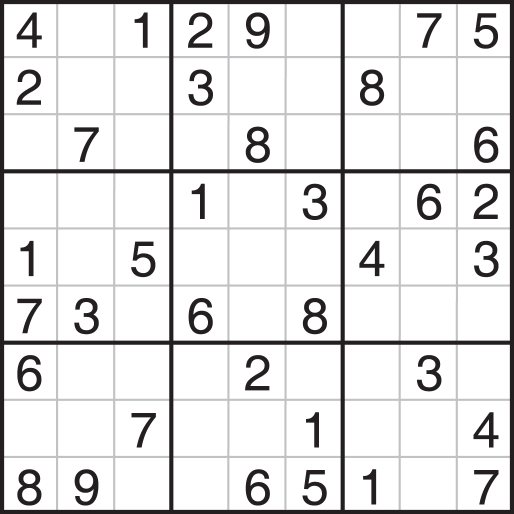
#> input picture sudokuSolver/test/sudoku-1.jpg, 1028 x 1028 px (shown at 1/2 size)
$ python main.py
#> lines starting #> are read from the running program, lines starting #| are printed output that depends on the picture; after the words box and inside, x2 and y2 are one past the last pixel; in counts of white or black regions, pixels touching at a corner belong together
### digitRecognizer/digitRecognizer.py
# -*- coding: utf-8 -*-
"""
Created on Tue May  7 08:23:27 2019

@author: araman
"""

"""
Check this link for a quick introduction on K-NN
https://docs.opencv.org/3.0-beta/doc/py_tutorials/py_ml/py_knn/py_knn_understanding/py_knn_understanding.html#knn-understanding

"""
import numpy as np
import cv2 as opencv

class digitRecognizer:
    def __init__(self, algo: str ="knn"):
        self.algo= algo
        if(self.algo == "knn"):
            self.knn = opencv.ml.KNearest_create()

    def knn_train(self, trainVecs, trainLabels):
        self.knn.train(trainVecs, opencv.ml.ROW_SAMPLE, trainLabels)

    def knn_test(self, testVecs):
        ret, result, neighbours, dist = self.knn.findNearest(testVecs, k=5)
        return(ret, result, neighbours, dist)

    # Container for a K-NN based digit recognizer
    def train(self, trainVecs, trainLabels):
        if(self.algo == "knn"):
            self.knn_train(trainVecs, trainLabels)

    # [4 lines left out: function test, not called in this run]

### digitRecognizer/Chars74KUtils.py
# -*- coding: utf-8 -*-
"""
Created on Sat May 11 23:49:00 2019

@author: araman
"""

# -*- coding: utf-8 -*-
"""
Created on Mon May  6 09:26:37 2019
This file creates a digit recognizer using the dataset provided here
http://www.ee.surrey.ac.uk/CVSSP/demos/chars74k/

@author: araman
"""


import glob
import numpy as np
import cv2

DIGIT_DIM   = 20
KNN_DIM     = 28

def readFileAndPrepareLabels(dirArray, vecs, labels, op: str="Train"):
    numSamples = 0
    for dirElem in dirArray:
        print("Processing directory", dirElem[0])
        filePattern = dirElem[0]+"*.png"
        fileList = glob.glob(filePattern)
        numFiles = len(fileList)

        if(op=="Train"):
            start = 0
            end = int(numFiles*0.5)
        else:
            start = int(numFiles*0.5)
            end = numFiles

        for i in range(start, end) :
            file  = fileList[i]
            digit = cv2.imread(file, cv2.IMREAD_UNCHANGED)
            # Scale the digit to a 20x20 size
            #digit = cv2.resize(digit, (DIGIT_DIM,DIGIT_DIM), 0, 0, cv2.INTER_LANCZOS4 )
            # Convert the image to a binary image
            digit = cv2.adaptiveThreshold(digit, 255, cv2.ADAPTIVE_THRESH_MEAN_C, cv2.THRESH_BINARY_INV, 19, 2);

            # Now create a bounding box around the digit
            result = cv2.boundingRect(digit)

            if(result[2] > 0) and (result[3] > 0):
                """
                # Scale while preserving aspect ratio
                xScale = DIGIT_DIM / result[2]
                yScale = DIGIT_DIM / result[3]
                scaleFactor = min(xScale, yScale)
                xSize = int(round(scaleFactor * result[2])/2)*2
                ySize = int(round(scaleFactor * result[3])/2)*2

                # Scale the digit to a 20x20 size
                digit = cv2.resize(digit[result[1]:result[1]+result[3],result[0]:result[0]+result[2]], (xSize,ySize), 0, 0, cv2.INTER_LANCZOS4)
                # Pad the image with black to make it KNN_DIM x KNN_DIM size
                digit = cv2.copyMakeBorder(digit, int((KNN_DIM-ySize)/2), int((KNN_DIM-ySize)/2),
                                           int((KNN_DIM-xSize)/2), int((KNN_DIM-xSize)/2), cv2.BORDER_CONSTANT, 0)
                """
                digit = cv2.resize(digit[result[1]:result[1]+result[3],result[0]:result[0]+result[2]], (DIGIT_DIM,DIGIT_DIM), 0, 0, cv2.INTER_LANCZOS4)
                # Pad the image with black to make it KNN_DIM x KNN_DIM size
                digit = cv2.copyMakeBorder(digit, int((KNN_DIM-DIGIT_DIM)/2), int((KNN_DIM-DIGIT_DIM)/2),
                                           int((KNN_DIM-DIGIT_DIM)/2), int((KNN_DIM-DIGIT_DIM)/2), cv2.BORDER_CONSTANT, 0)
                vecs = np.append(vecs, digit)
                labels = np.append(labels, dirElem[1])
                numSamples += 1

            """
            cv2.namedWindow('Digit',cv2.WINDOW_NORMAL)
            cv2.imshow('Digit', digit)
            cv2.waitKey(0)
            cv2.destroyAllWindows()
            """

    return(numSamples, vecs, labels)

def prepareChars74KVecsLabels(dirArray):
    trainVecs = np.zeros(KNN_DIM*KNN_DIM, dtype='ubyte')
    trainLabels = np.zeros(1, dtype='ubyte')
    numTrainSamples, trainVecs, trainLabels = readFileAndPrepareLabels(dirArray, trainVecs, trainLabels, "Train")

    # Reshape both the vectors and the labels
    trainVecs = trainVecs[KNN_DIM*KNN_DIM:].reshape(numTrainSamples,KNN_DIM*KNN_DIM)
    trainVecs = np.array(trainVecs).astype(np.float32)
    trainLabels = trainLabels[1:].reshape(numTrainSamples, 1)
    return(trainVecs, trainLabels)


### sudokuSolver/main.py
# -*- coding: utf-8 -*-
"""
Created on Mon May  6 09:26:37 2019

@author: araman
"""

import numpy as np
import struct
import cv2
import sys
# Import user defined modules
import sudoku as sudokuSolver
relativePathToDR = "../digitRecognizer"
sys.path.insert(0, relativePathToDR)
import digitRecognizer as DR
from Chars74KUtils import prepareChars74KVecsLabels


"""
Identifies the top, bottom, left and right ourter borders of a sudoku puzzle or
cell within it and bypasses them
"""
def identifyAndBypassBorder(sudoku, plane: str="cell"):
    hsum = sudoku.sum(axis=1)
    top    = -1
    bottom = -1
    threshold = sudoku.shape[1]*255*0.70

    if(plane == "cell"):
        searchFactor = 5
    else:
        searchFactor = 3

    #First identify the top and the bottom border
    for y in range(0,int(sudoku.shape[0]/searchFactor)):
        if(hsum[y] >= threshold) and (top == -1):
            top = y
        if((hsum[sudoku.shape[0]-y-1]) >= threshold) and (bottom == -1):
            bottom = sudoku.shape[0]-y-1

    # Now bypass the top border
    if(top != -1):
        searchStart = top
        borderBreak = 0
        for y in range(searchStart, max(searchStart*2, sudoku.shape[0], 32)):
            if(hsum[y] >= threshold) and (borderBreak < 16):
                top = y+1
                borderBreak = 0
            else:
                borderBreak += 1
    else:
        top = 0

    # Now bypass the bottom border
    if(bottom != -1):
        searchStart = bottom
        borderBreak = 0
        for y in range(searchStart,min(sudoku.shape[0]-((sudoku.shape[0] - searchStart)*2), sudoku.shape[0]-32),-1):
            if(hsum[y] >= threshold) and (borderBreak < 16):
                bottom = y-1
                borderBreak = 0
            else:
                borderBreak += 1
    else:
        bottom = sudoku.shape[0]

    # Now identify the left and the right border
    vsum = sudoku.sum(axis=0)
    left  = -1
    right = -1
    threshold = sudoku.shape[0]*255*0.70
    for x in range(0,int(sudoku.shape[1]/searchFactor)):
        if(vsum[x] >= threshold) and (left == -1):
            left = x
        if((vsum[sudoku.shape[1]-x-1]) >= threshold) and (right == -1):
            right = sudoku.shape[1]-x-1
        if(left != -1) and (right != -1):
            break

    # As before, bypass the left border
    if(left != -1):
        searchStart = left
        borderBreak = 0
        for x in range(searchStart,max(searchStart*2, sudoku.shape[1], 32)):
            if(vsum[x] >= threshold) and (borderBreak < 16):
                left = x+1
                borderBreak = 0
            else:
                borderBreak += 1
    else:
        left = 0

    # and then bypass the right border
    if(right != -1):
        searchStart = right
        borderBreak = 0
        for x in range(searchStart,min(sudoku.shape[1]-((sudoku.shape[1] - searchStart)*2),sudoku.shape[1]-32),-1):
            if(vsum[x] >= threshold) and (borderBreak < 16):
                right = x-1
                borderBreak = 0
            else:
                borderBreak += 1
    else:
        right = sudoku.shape[1]

    return(top, bottom, left, right)

"""
main()
Test code starts here
"""

# Path to the dataset provided for printed digits
# http://www.ee.surrey.ac.uk/CVSSP/demos/chars74k/
Chars74KDataSetPath = [['../digitRecognizer/train/EnglishFnt/Fnt/Sample001/', 0],
            ['../digitRecognizer/train/EnglishFnt/Fnt/Sample002/', 1],
            ['../digitRecognizer/train/EnglishFnt/Fnt/Sample003/', 2],
            ['../digitRecognizer/train/EnglishFnt/Fnt/Sample004/', 3],
            ['../digitRecognizer/train/EnglishFnt/Fnt/Sample005/', 4],
            ['../digitRecognizer/train/EnglishFnt/Fnt/Sample006/', 5],
            ['../digitRecognizer/train/EnglishFnt/Fnt/Sample007/', 6],
            ['../digitRecognizer/train/EnglishFnt/Fnt/Sample008/', 7],
            ['../digitRecognizer/train/EnglishFnt/Fnt/Sample009/', 8],
            ['../digitRecognizer/train/EnglishFnt/Fnt/Sample010/', 9]]

SUDOKU_IMG  = "./test/sudoku-1.jpg"
ROW_DIM     = 9
COL_DIM     = 9
DIGIT_DIM   = 20
KNN_DIM     = 28

DUMP_KNN_INPUT = 0
numKnnInputs = 0
KNN_DIGITS_DAT = "./test/cells/sudokucells-2.dat"
KNN_DIGITS_LBL =  "./test/cells/sudokucells-2.lbl"
if(DUMP_KNN_INPUT):
    fdDumpKnnInput = open(KNN_DIGITS_DAT,'wb')
    fdDumpKnnInput.write(struct.pack('i',2051))
    fdDumpKnnInput.write(struct.pack('i',numKnnInputs))
    fdDumpKnnInput.write(struct.pack('i',KNN_DIM))
    fdDumpKnnInput.write(struct.pack('i',KNN_DIM))

# Create a board of dimension ROW_DIM x COL_DIM
board = np.zeros((ROW_DIM, COL_DIM), np.int8)

# Read the input sudoku image
sudokuImg = cv2.imread(SUDOKU_IMG, cv2.IMREAD_UNCHANGED)
#> sudokuImg is the input picture: shape (1028, 1028, 3); mean B, G, R 227.7, 227.5, 227.9
# Convert the image to grayscale and with a single channel
sudokuImg = cv2.cvtColor(sudokuImg, cv2.COLOR_BGR2GRAY)
#> sudokuImg: shape (1028, 1028)
# Blur the image to remove any noise from it
sudokuImg = cv2.GaussianBlur(sudokuImg, (5,5), cv2.BORDER_DEFAULT)
# Convert the image to a binary image
sudokuImg = cv2.adaptiveThreshold(sudokuImg, 255, cv2.ADAPTIVE_THRESH_MEAN_C, cv2.THRESH_BINARY_INV, 19, 2);
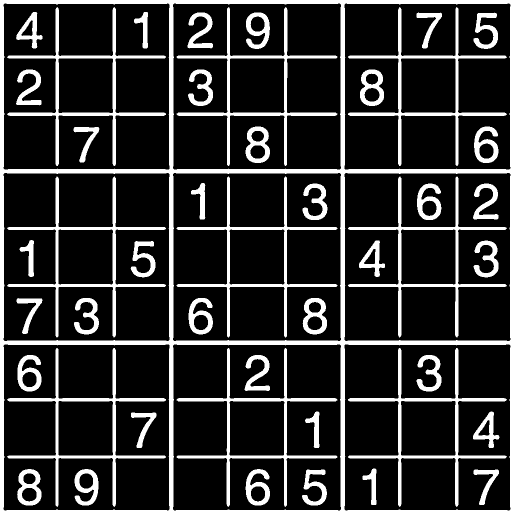
#> sudokuImg: shape (1028, 1028) (shown at 1/2 size); 18.2% white; 46 white regions, largest, box (x1, y1, x2, y2) and area: (0, 0, 1028, 1028) 68581, (14, 14, 332, 332) 8152, (696, 696, 1014, 1014) 8152
"""
# Dilate the image to join broken lines
dilationKernel = np.array([[0, 1, 0], [1, 1, 1], [0, 1, 0]], dtype=np.uint8)
sudokuImg = cv2.dilate(sudokuImg, dilationKernel)
"""

"""
# Show the image processed sudoku image
cv2.namedWindow('Sudoku',cv2.WINDOW_NORMAL)
cv2.imshow('Sudoku', sudokuImg)
cv2.waitKey(0)
cv2.destroyAllWindows()
"""

"""
Find the top and the bottom boundaries. The boundaries are expected to be
white. We presume that more than 75% of the picture, both in the horizontal
and the vertical direction consists of the sudoku puzzle. Hence as soon as we
find more number of white pixels crosses this threshold we presume we have
found the puzzle boundary.
"""
# Identify the boundary of the sudoku puzzle
top, bottom, left, right = identifyAndBypassBorder(sudokuImg, plane = "puzzle")
#> in identifyAndBypassBorder, `hsum = sudoku.sum(axis=1)`: hsum = 1028 values, max 262140 at index 0, min 7140 at index 9, mean 47607.1
#> after the loop in identifyAndBypassBorder, `for y in range(0,int(sudoku.shape[0]/searchFactor)):`: bottom = 1027; top = 0
#> after the loop in identifyAndBypassBorder, `for y in range(searchStart, max(searchStart*2, sudoku.shape[0], 32)):`: borderBreak = 1020; top = 8
#> in identifyAndBypassBorder, `searchStart = bottom`: searchStart = 1027
#> after the loop in identifyAndBypassBorder, `for y in range(searchStart,min(sudoku.shape[0]-((sudoku.shape[0] - sea..`: borderBreak = 23; bottom = 1019
#> in identifyAndBypassBorder, `vsum = sudoku.sum(axis=0)`: vsum has the same summary as hsum
#> after the loop in identifyAndBypassBorder, `for x in range(0,int(sudoku.shape[1]/searchFactor)):`: left = 0; right = 1027
#> in identifyAndBypassBorder, `searchStart = left`: searchStart = 0
#> after the loop in identifyAndBypassBorder, `for x in range(searchStart,max(searchStart*2, sudoku.shape[1], 32)):`: borderBreak = 1020; left = 8
#> in identifyAndBypassBorder, `searchStart = right`: searchStart = 1027
#> after the loop in identifyAndBypassBorder, `for x in range(searchStart,min(sudoku.shape[1]-((sudoku.shape[1] - sea..`: borderBreak = 23; right = 1019
#> top = 8; bottom = 1019; left = 8; right = 1019
# Crop the image to the identified boundaries
sudokuImg = sudokuImg[top:bottom,left:right]
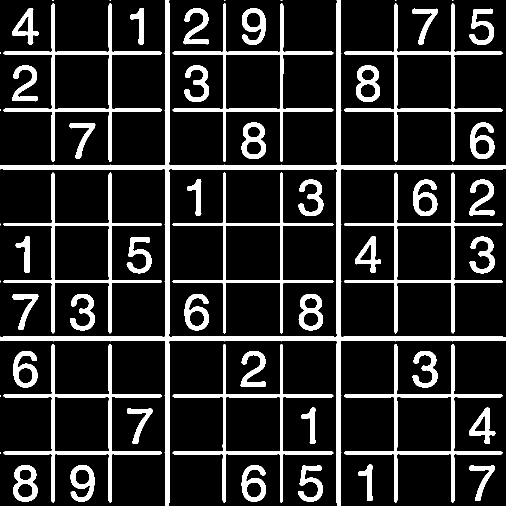
#> sudokuImg: shape (1011, 1011) (shown at 1/2 size); 15.6% white; 58 white regions (12 under 20 px), largest, box (x1, y1, x2, y2) and area: (0, 0, 1011, 1011) 35904, (6, 6, 324, 324) 8152, (688, 688, 1006, 1006) 8152
"""
# Show the cropped sudoku image
cv2.namedWindow('Sudoku',cv2.WINDOW_NORMAL)
cv2.imshow('Sudoku', sudokuImg)
cv2.waitKey(0)
cv2.destroyAllWindows()
"""

# Train the digit recognizer model
trainVecs, trainLabels = prepareChars74KVecsLabels(Chars74KDataSetPath)
# Create an instance of the digit recognizer class and train it
dr = DR.digitRecognizer()
#> (the run stopped early here; a loop or call above may not have finished)
